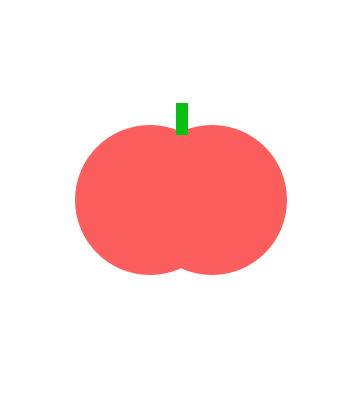
Frame 1 (no input)
Frame 60 (the mouse pressed at the canvas centre just before this capture): identical to frame 1, image omitted
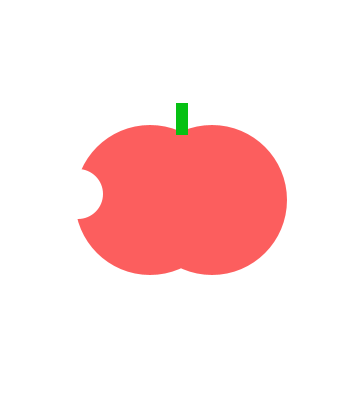
Frame 120 (the mouse held since frame 60 and released just before this capture)

The Processing sketch that drew these frames (run headless with seeded random() and noise(); from frame 60 on, the mouse is pressed at the canvas centre):

// Processing sketch: tasty_tomato
// ── tasty_tomato.pde
void setup() {
    size(360, 400);
}
void draw() {
    background(#FFFFFF);

    noStroke();
    fill(#FC5E5E);
    ellipse(150, 200, 150, 150);
    ellipse(212, 200, 150, 150);
    fill(#06C113);
    rect(176, 103, 12, 32);
    if(mousePressed)  {
    System.out.println("" + mouseX + ", " + mouseY + "");
    fill(#FFFFFF);
    ellipse(78,194,50,50);
    
    }
}
